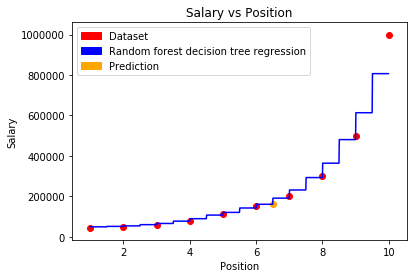

This chart was generated by the following Python code:
#!/usr/bin/env python3
# -*- coding: utf-8 -*-

"""
Part 2 : Random Forest Decision Tree regression in following the course "Machine learning A-Z" at Udemy
    
    The dataset can be found here https://www.superdatascience.com/machine-learning/
    Subject : Compute the salary of a new employee in function of his level
    
    Why choose this model ? 
    Pro : Powerful and accurate  
          Good performance on many problems including non-linear

    Con : No interpretability
          Overfitting can easily occur
          Need to choose the number of tree
      
Created on Sun Feb 25 01:04:24 2018
@author: marinechap
"""

#Import libraries 

import pandas as pd
import numpy  as np
import matplotlib.pyplot  as plt
import matplotlib.patches as mpatches

from sklearn.ensemble import RandomForestRegressor

"""
 Preprocessing data
"""

# Parameters 
name_file    = 'Position_Salaries.csv'
nb_indep_var =  2

# Import dataset
dataset    = pd.read_csv(name_file)
indep_var  = dataset.iloc[:,1:-1].values
dep_var    = dataset.iloc[:,nb_indep_var].values

# Decision tree regression

regressor = RandomForestRegressor(n_estimators = 300, criterion = 'mse', random_state= 0)
regressor.fit(indep_var, dep_var)

# Predicting the result and visualizing the different regressions

indep_test  = np.arange(min(indep_var), max(indep_var), 0.01)
indep_test  = indep_test.reshape(len(indep_test), 1)
dep_predict = regressor.predict(indep_test)

plt.plot(indep_test, dep_predict, color = 'blue')

plt.scatter(indep_var , dep_var                 , color = 'red')
plt.scatter(6.5       , regressor.predict(6.5)  , color = 'orange')

legend1 = mpatches.Patch(color = 'red'   , label = 'Dataset')
legend2 = mpatches.Patch(color = 'blue'  , label = 'Random forest decision tree regression')
legend3 = mpatches.Patch(color = 'orange', label = 'Prediction')

plt.legend(handles = [legend1, legend2, legend3])

plt.title ('Salary vs Position')
plt.xlabel('Position')
plt.ylabel('Salary')
plt.show()

print('The adequat salary for the new employee (level = 6.5) is', regressor.predict(6.5)[0])
